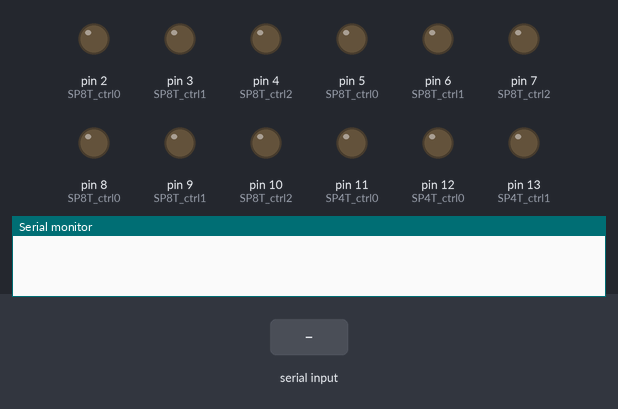
Simulated run of this sketch. Board: Arduino Uno, built with avr-gcc and run on an emulated ATmega328P. Shown: output pins drawn as LEDs (lit = HIGH), the last lines printed to the serial monitor. Inputs (shaded band) come from the test bench.

Above: at 1.2 s.
1.3 s: "1" received over Serial
At 1.7 s:
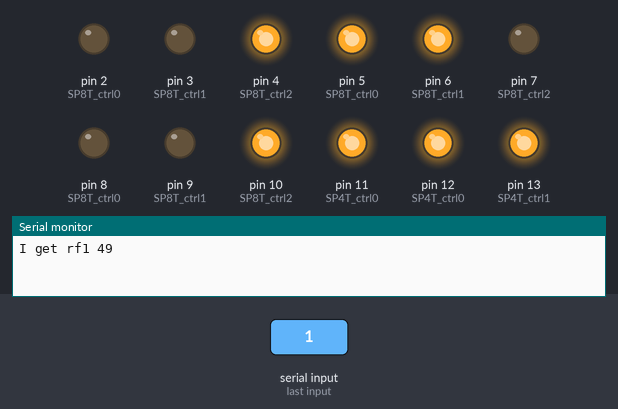
2.8 s: "0" received over Serial
At 4.0 s:
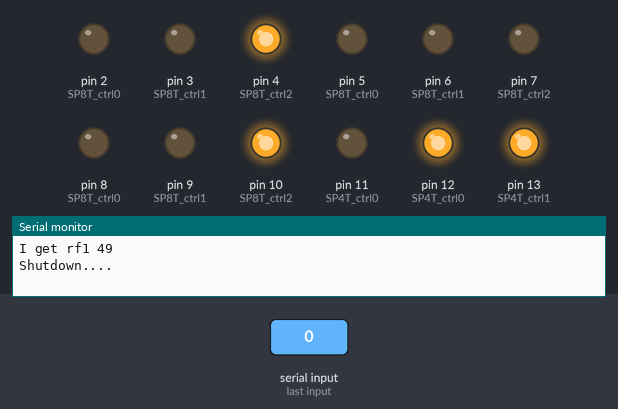
4.3 s: byte 55 (55) received over Serial
At 5.2 s:
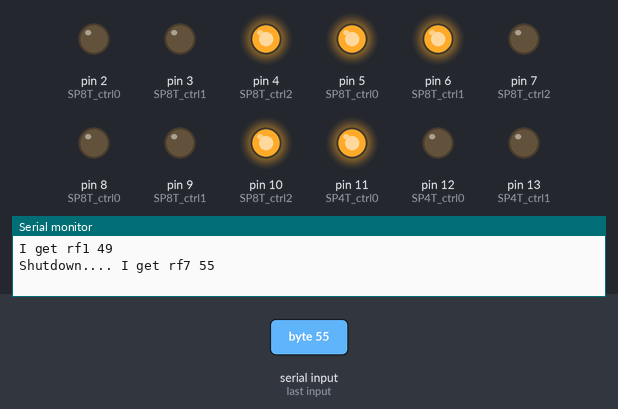
5.8 s: byte 56 (56) received over Serial
At 6.4 s:
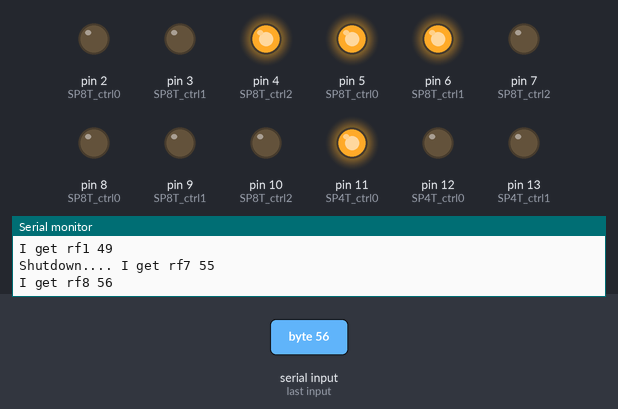
7.3 s: byte 57 (57) received over Serial
At 8.5 s:
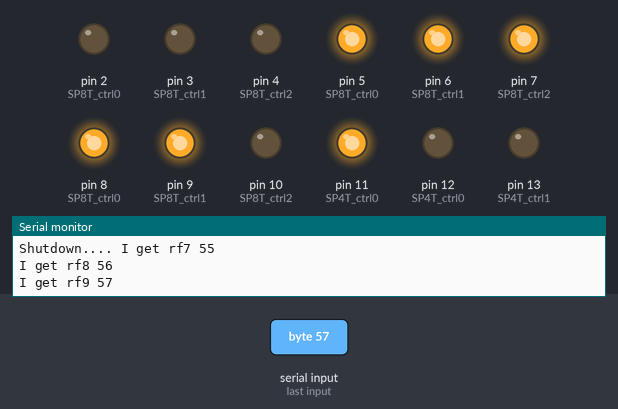
8.8 s: byte 97 (97) received over Serial
At 9.9 s:
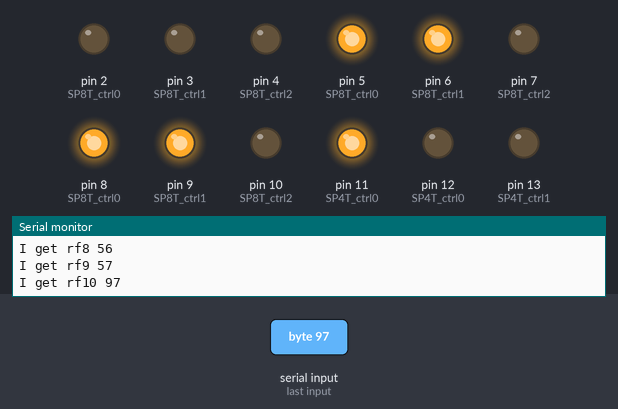
Timing chart, 0 to 11.3 s (numbered marks = the images above; inputs shaded):
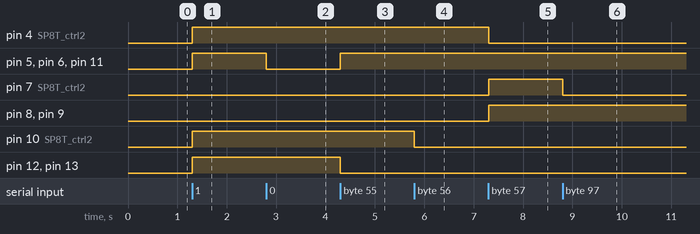

The sketch:

capstone_design_rf_switch_control.ino
```cpp
/**
 * Author: Sheng Wei
 * Date: 03-10-2017
 * Description: This file contains the controlling
 *             function of controllng circuit.
 */

// Global Variables:
char intRead;


/**
 * Author: Sheng Wei
 * Date: 03-10-2017
 * Description: Setup GPIO: pins 8-12 are output
 *
 */
void setup() {
  // Set 8-13 pins to output. we do not need any input
  // signal

  // Serial baud rate setup

  Serial.begin(9600);

  pinMode(2, OUTPUT); // SP8T ctrl0
  pinMode(3, OUTPUT); // SP8T ctrl1
  pinMode(4, OUTPUT); // SP8T ctrl2
  pinMode(5, OUTPUT); // SP8T ctrl0
  pinMode(6, OUTPUT); // SP8T ctrl1
  pinMode(7, OUTPUT); // SP8T ctrl2
  pinMode(8, OUTPUT); // SP8T ctrl0
  pinMode(9, OUTPUT); // SP8T ctrl1
  pinMode(10, OUTPUT); // SP8T ctrl2
  pinMode(11, OUTPUT); // SP4T ctrl0
  pinMode(12, OUTPUT); // SP4T ctrl0
  pinMode(13, OUTPUT); // SP4T ctrl1


  //digitalWrite(13, LOW);
}

/*

void switch(int number) {
  if (num < 0 && num > 15) {
    Serial.print("The number should be in 0 - 15.\n");
  return;
  }
switch (pinNum) {
  case 0:
  //TODO: fill in digitalWrite();
    break;
  case 1:
    break;
  case 2:
    break;
  case 3:
    break;
  case 4:
    break;
  case 5:
    break;

  default:
    break;
  }
}
*/


void loop() {
  // put your main code here, to run repeatedly:

  if (Serial.available() > 0) {
    //TODO add control pin for sp8t;
     intRead = Serial.read();
     if (intRead == 49) {
        Serial.print("I get rf1 ");
        Serial.println(intRead, DEC);
        // sp8t1
        digitalWrite(11, HIGH);
        digitalWrite(10, HIGH);
        digitalWrite(12, HIGH);
        digitalWrite(13, HIGH);
        // sp8t2
        digitalWrite(6, HIGH);
        // sp4t
        digitalWrite(5, HIGH);
		digitalWrite(4, HIGH); //v1
        digitalWrite(3, LOW); //v2

      } // end of rf1
      else if (intRead == 50) {
        Serial.print("I get rf2 ");
        Serial.println(intRead, DEC);
        // sp8t1
        digitalWrite(11, HIGH);
        digitalWrite(10, LOW);
        digitalWrite(12, HIGH);
        digitalWrite(13, HIGH);

        // sp8t2

        digitalWrite(6, HIGH);
        // sp4t

        digitalWrite(5, HIGH);
		digitalWrite(4, HIGH); //v1
        digitalWrite(3, LOW); //v2
      }// end of rf2

      else if (intRead == 51) {
        Serial.print("I get rf3 ");
        Serial.println(intRead, DEC);
        // sp8t1
        digitalWrite(11, HIGH);
        digitalWrite(10, HIGH);
        digitalWrite(12, LOW);
        digitalWrite(13, HIGH);

        // sp8t2

        digitalWrite(6, HIGH);
        // sp4t

        digitalWrite(5, HIGH);
		digitalWrite(4, HIGH); //v1
        digitalWrite(3, LOW); //v2
      }// end of rf3
      else if (intRead == 52) {
        Serial.print("I get rf4 ");
        Serial.println(intRead, DEC);
        // sp8t1
        digitalWrite(11, HIGH);
        digitalWrite(10, LOW);
        digitalWrite(12, LOW);
        digitalWrite(13, HIGH);

        // sp8t2

        digitalWrite(6, HIGH);
        // sp4t

        digitalWrite(5, HIGH);
		digitalWrite(4, HIGH); //v1
        digitalWrite(3, LOW); //v2
      }// end of rf4
      else if (intRead == 53) {
        Serial.print("I get rf5 ");
        Serial.println(intRead, DEC);
        // sp8t1
        digitalWrite(11, HIGH);
        digitalWrite(10, HIGH);
        digitalWrite(12, HIGH);
        digitalWrite(13, LOW);

        // sp8t2

        digitalWrite(6, HIGH);
        // sp4t

        digitalWrite(5, HIGH);
		digitalWrite(4, HIGH); //v1
        digitalWrite(3, LOW); //v2
      }// end of rf5
      else if (intRead == 54) {
        Serial.print("I get rf6 ");
        Serial.println(intRead, DEC);
        // sp8t1
        digitalWrite(11, HIGH);
        digitalWrite(10, LOW);
        digitalWrite(12, HIGH);
        digitalWrite(13, LOW);

        // sp8t2

        digitalWrite(6, HIGH);
        // sp4t
        digitalWrite(5, HIGH);
		digitalWrite(4, HIGH); //v1
        digitalWrite(3, LOW); //v2

      }// end of rf6
      else if (intRead == 55) {
        Serial.print("I get rf7 ");
        Serial.println(intRead, DEC);
        // sp8t1
        digitalWrite(11, HIGH);
        digitalWrite(10, HIGH);
        digitalWrite(12, LOW);
        digitalWrite(13, LOW);

        // sp8t2

        digitalWrite(6, HIGH);
        // sp4t
        digitalWrite(5, HIGH);
		digitalWrite(4, HIGH); //v1
        digitalWrite(3, LOW); //v2

      }// end of rf7
      else if (intRead == 56) {
        Serial.print("I get rf8 ");
        Serial.println(intRead, DEC);
        // sp8t1
        digitalWrite(11, HIGH);
        digitalWrite(10, LOW);
        digitalWrite(12, LOW);
        digitalWrite(13, LOW);

        // sp8t2

        digitalWrite(6, HIGH);
        // sp4t
        digitalWrite(5, HIGH);
		digitalWrite(4, HIGH); //v1
        digitalWrite(3, LOW); //v2

      }// end of rf8
      else if (intRead == 57) {
        Serial.print("I get rf9 ");
        Serial.println(intRead, DEC);
        // sp8t1
        digitalWrite(11, HIGH);

        // sp8t2

        digitalWrite(6, HIGH);
        digitalWrite(7, HIGH);
        digitalWrite(8, HIGH);
        digitalWrite(9, HIGH);
        // sp4t
        digitalWrite(5, HIGH);
		digitalWrite(4, LOW); //v1
        digitalWrite(3, LOW); //v2

      }// end of rf9
      else if (intRead == 97) {
        Serial.print("I get rf10 ");
        Serial.println(intRead, DEC);
        // sp8t1
        digitalWrite(11, HIGH);

        // sp8t2

        digitalWrite(6, HIGH);
        digitalWrite(7, LOW);
        digitalWrite(8, HIGH);
        digitalWrite(9, HIGH);
        // sp4t
        digitalWrite(5, HIGH);
		digitalWrite(4, LOW); //v1
        digitalWrite(3, LOW); //v2

      }// end of rf10

      else if (intRead == 98) {
        Serial.print("I get rf11 ");
        Serial.println(intRead, DEC);
        // sp8t1
        digitalWrite(11, HIGH);

        // sp8t2

        digitalWrite(6, HIGH);
        digitalWrite(7, HIGH);
        digitalWrite(8, LOW);
        digitalWrite(9, HIGH);
        // sp4t
        digitalWrite(5, HIGH);
		digitalWrite(4, LOW); //v1
        digitalWrite(3, LOW); //v2

      }// end of rf11
     else if (intRead == 99) {
        Serial.print("I get rf12 ");
        Serial.println(intRead, DEC);
        // sp8t1
        digitalWrite(11, HIGH);

        // sp8t2

        digitalWrite(6, HIGH);
        digitalWrite(7, LOW);
        digitalWrite(8, LOW);
        digitalWrite(9, HIGH);
        // sp4t
        digitalWrite(5, HIGH);
		digitalWrite(4, LOW); //v1
        digitalWrite(3, LOW); //v2

      }// end of rf12
     else if (intRead == 100) {
        Serial.print("I get rf13 ");
        Serial.println(intRead, DEC);
        // sp8t1
        digitalWrite(11, HIGH);

        // sp8t2

        digitalWrite(6, HIGH);
        digitalWrite(7, HIGH);
        digitalWrite(8, HIGH);
        digitalWrite(9, LOW);
        // sp4t
        digitalWrite(5, HIGH);
		digitalWrite(4, LOW); //v1
        digitalWrite(3, LOW); //v2

      }// end of rf13
     else if (intRead == 101) {
        Serial.print("I get rf14 ");
        Serial.println(intRead, DEC);
        // sp8t1
        digitalWrite(11, HIGH);

        // sp8t2
        digitalWrite(6, HIGH);
        digitalWrite(7, LOW);
        digitalWrite(8, HIGH);
        digitalWrite(9, LOW);
        // sp4t
        digitalWrite(5, HIGH);
		digitalWrite(4, LOW); //v1
        digitalWrite(3, LOW); //v2

      }// end of rf14
     else if (intRead == 102) {
        Serial.print("I get rf15 ");
        Serial.println(intRead, DEC);
        // sp8t1
        digitalWrite(11, HIGH);

        // sp8t2
        digitalWrite(6, HIGH);
        digitalWrite(7, HIGH);
        digitalWrite(8, LOW);
        digitalWrite(9, LOW);
        // sp4t
        digitalWrite(5, HIGH);
		digitalWrite(4, LOW); //v1
        digitalWrite(3, LOW); //v2

      }// end of rf15
     else if (intRead == 103) {
        Serial.print("I get rf16 ");
        Serial.println(intRead, DEC);
        // sp8t1
        digitalWrite(11, HIGH);

        // sp8t2
        digitalWrite(6, HIGH);
        digitalWrite(7, LOW);
        digitalWrite(8, LOW);
        digitalWrite(9, LOW);
        // sp4t
        digitalWrite(5, HIGH);
		digitalWrite(4, LOW); //v1
        digitalWrite(3, LOW); //v2

      }// end of rf16

      else {

		// Shutdown everything...
        Serial.print("Shutdown.... ");
        digitalWrite(11, LOW);
        digitalWrite(6, LOW);
		digitalWrite(5, LOW);
      }
  }
}
```

Measured:
- after the input at 1.3 s, pin 4 (SP8T_ctrl2), pin 5 (SP8T_ctrl0), pin 6 (SP8T_ctrl1), pin 10 (SP8T_ctrl2), pin 11 (SP4T_ctrl0), pin 12 (SP4T_ctrl0), pin 13 (SP4T_ctrl1): LOW → HIGH at once
- after the input at 2.8 s, pin 5 (SP8T_ctrl0), pin 6 (SP8T_ctrl1), pin 11 (SP4T_ctrl0): HIGH → LOW at once
- after the input at 4.3 s, pin 5 (SP8T_ctrl0), pin 6 (SP8T_ctrl1), pin 11 (SP4T_ctrl0): LOW → HIGH at once; pin 12 (SP4T_ctrl0), pin 13 (SP4T_ctrl1): HIGH → LOW at once
- after the input at 5.8 s, pin 10 (SP8T_ctrl2): HIGH → LOW at once
- after the input at 7.3 s, pin 4 (SP8T_ctrl2): HIGH → LOW at once; pin 7 (SP8T_ctrl2), pin 8 (SP8T_ctrl0), pin 9 (SP8T_ctrl1): LOW → HIGH at once
- after the input at 8.8 s, pin 7 (SP8T_ctrl2): HIGH → LOW at once
